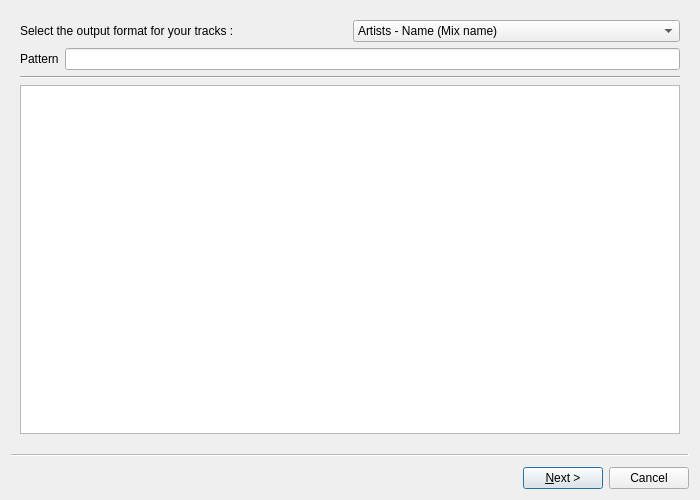
<?xml version="1.0" encoding="UTF-8"?>
<ui version="4.0">
 <class>RenameWizard</class>
 <widget class="QWizard" name="RenameWizard">
  <property name="geometry">
   <rect>
    <x>0</x>
    <y>0</y>
    <width>700</width>
    <height>500</height>
   </rect>
  </property>
  <property name="options">
   <set>QWizard::HelpButtonOnRight|QWizard::NoBackButtonOnLastPage|QWizard::NoBackButtonOnStartPage</set>
  </property>
  <widget class="QWizardPage" name="previewPage">
   <attribute name="pageId">
    <string notr="true">0</string>
   </attribute>
   <layout class="QGridLayout" name="gridLayout">
    <item row="2" column="0">
     <widget class="Line" name="line">
      <property name="orientation">
       <enum>Qt::Horizontal</enum>
      </property>
     </widget>
    </item>
    <item row="3" column="0">
     <widget class="QTableWidget" name="previewTable">
      <property name="selectionMode">
       <enum>QAbstractItemView::NoSelection</enum>
      </property>
      <attribute name="horizontalHeaderCascadingSectionResizes">
       <bool>true</bool>
      </attribute>
      <attribute name="horizontalHeaderDefaultSectionSize">
       <number>300</number>
      </attribute>
      <attribute name="horizontalHeaderHighlightSections">
       <bool>false</bool>
      </attribute>
      <attribute name="horizontalHeaderStretchLastSection">
       <bool>true</bool>
      </attribute>
      <attribute name="verticalHeaderVisible">
       <bool>false</bool>
      </attribute>
      <attribute name="verticalHeaderDefaultSectionSize">
       <number>18</number>
      </attribute>
      <attribute name="verticalHeaderMinimumSectionSize">
       <number>18</number>
      </attribute>
     </widget>
    </item>
    <item row="1" column="0">
     <layout class="QHBoxLayout" name="patternHorizLayout">
      <item>
       <widget class="QLabel" name="label">
        <property name="text">
         <string>Pattern</string>
        </property>
       </widget>
      </item>
      <item>
       <widget class="QLineEdit" name="pattern"/>
      </item>
     </layout>
    </item>
    <item row="0" column="0">
     <layout class="QHBoxLayout" name="horizontalLayout_2">
      <item>
       <widget class="QLabel" name="label_3">
        <property name="text">
         <string>Select the output format for your tracks :</string>
        </property>
       </widget>
      </item>
      <item>
       <widget class="QComboBox" name="patternSelection">
        <item>
         <property name="text">
          <string>Artists - Name (Mix name)</string>
         </property>
        </item>
        <item>
         <property name="text">
          <string>Artists - Title</string>
         </property>
        </item>
        <item>
         <property name="text">
          <string>Artists (Label) - Title</string>
         </property>
        </item>
        <item>
         <property name="text">
          <string>Custom</string>
         </property>
        </item>
       </widget>
      </item>
     </layout>
    </item>
   </layout>
  </widget>
  <widget class="QWizardPage" name="renamePage">
   <attribute name="pageId">
    <string notr="true">1</string>
   </attribute>
   <layout class="QGridLayout" name="gridLayout_2">
    <item row="0" column="1">
     <widget class="QLabel" name="label_2">
      <property name="text">
       <string>&lt;html&gt;&lt;head/&gt;&lt;body&gt;&lt;p&gt;&lt;span style=&quot; font-weight:600;&quot;&gt;Renaming result:&lt;/span&gt;&lt;/p&gt;&lt;/body&gt;&lt;/html&gt;</string>
      </property>
     </widget>
    </item>
    <item row="1" column="1">
     <widget class="ConsoleWidget" name="outputConsole"/>
    </item>
   </layout>
  </widget>
 </widget>
 <customwidgets>
  <customwidget>
   <class>ConsoleWidget</class>
   <extends>QPlainTextEdit</extends>
   <header>widgets/consolewidget.h</header>
  </customwidget>
 </customwidgets>
 <resources/>
 <connections/>
</ui>
